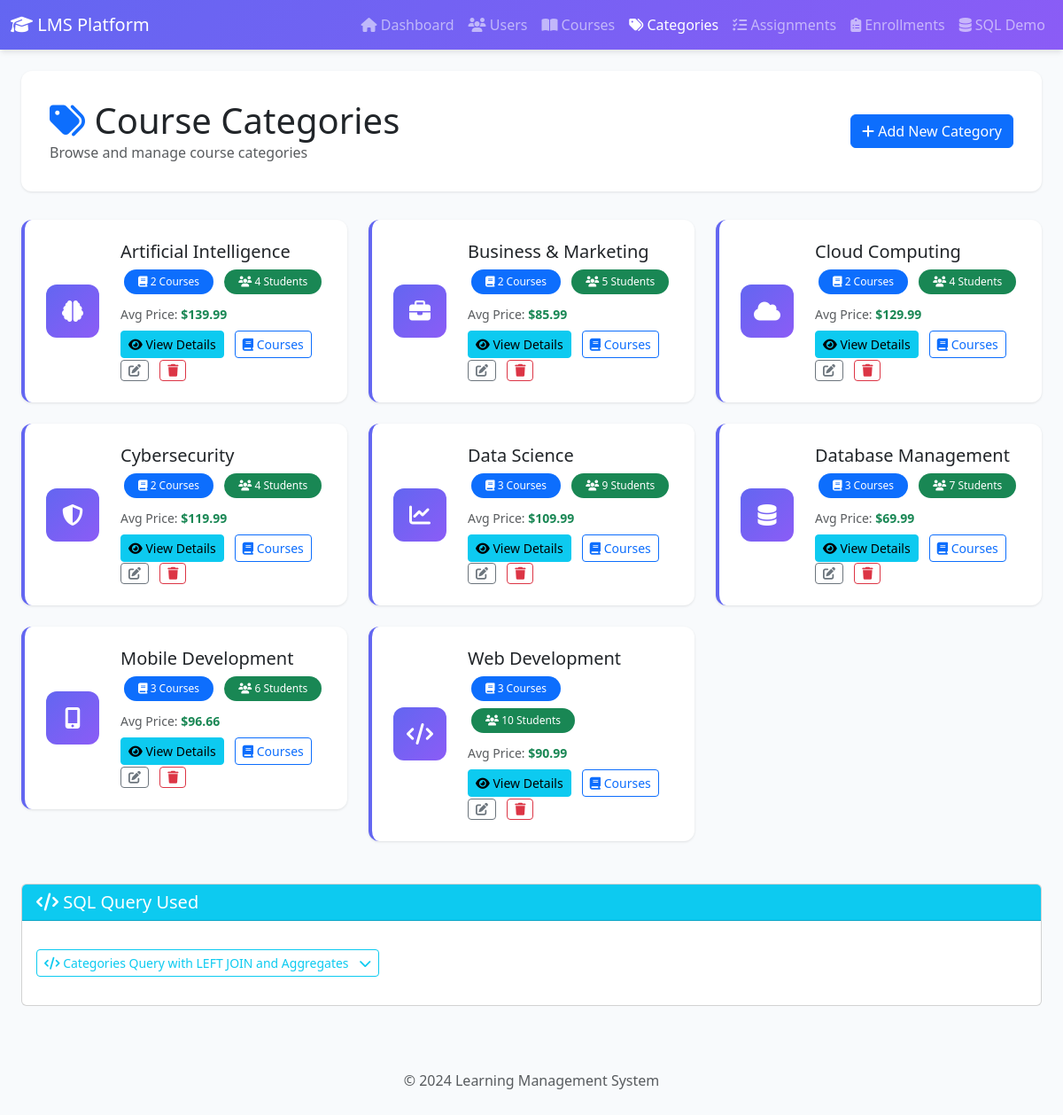
/categories.php, run on the app's committed database.
### tables this page shows
CREATE TABLE course_categories (
    category_id INT PRIMARY KEY AUTO_INCREMENT,
    name VARCHAR(100) UNIQUE NOT NULL,
    INDEX idx_name (name)
);

### categories.php (the view, shortened to what this page needs)
<?php
require_once 'includes/sql_display.php';
$database = new Database();
$conn = $database->getConnection();
$stmt = $conn->query("
    SELECT
        cc.category_id,
        cc.name,
        COUNT(DISTINCT c.course_id) as total_courses,
        COUNT(DISTINCT e.enrollment_id) as total_enrollments,
        AVG(c.price) as avg_price
    FROM course_categories cc
    LEFT JOIN courses c ON cc.category_id = c.category_id
    LEFT JOIN enrollments e ON c.course_id = e.course_id
    GROUP BY cc.category_id
    ORDER BY cc.name
");
$categories = $stmt->fetchAll();
?>
<!DOCTYPE html>
<html lang="en">
<head>
    <link href="https://cdn.jsdelivr.net/npm/bootstrap@5.3.0/dist/css/bootstrap.min.css" rel="stylesheet">
    <link href="https://cdnjs.cloudflare.com/ajax/libs/font-awesome/6.4.0/css/all.min.css" rel="stylesheet">
</head>
<body>
    <nav class="navbar navbar-expand-lg navbar-dark">
        <div class="container-fluid">
            <a class="navbar-brand" href="index.php">
                <i class="fas fa-graduation-cap"></i> LMS Platform
            </a>
            <div class="collapse navbar-collapse" id="navbarNav">
                <ul class="navbar-nav ms-auto">
                    <li class="nav-item">
                        <a class="nav-link" href="index.php"><i class="fas fa-home"></i> Dashboard</a>
                    </li>
                    <li class="nav-item">
                        <a class="nav-link" href="users.php"><i class="fas fa-users"></i> Users</a>
                    </li>
                    <li class="nav-item">
                        <a class="nav-link" href="courses.php"><i class="fas fa-book-open"></i> Courses</a>
                    </li>
                    <li class="nav-item">
                        <a class="nav-link active" href="categories.php"><i class="fas fa-tags"></i> Categories</a>
                    </li>
                    <li class="nav-item">
                        <a class="nav-link" href="assignments.php"><i class="fas fa-tasks"></i> Assignments</a>
                    </li>
                    <li class="nav-item">
                        <a class="nav-link" href="enrollments.php"><i class="fas fa-clipboard-list"></i> Enrollments</a>
                    </li>
                    <li class="nav-item">
                        <a class="nav-link" href="sql_operations.php"><i class="fas fa-database"></i> SQL Demo</a>
                    </li>
                </ul>
            </div>
        </div>
    </nav>
    <div class="container-fluid mt-4 px-4">
        <div class="page-header">
            <div class="row align-items-center">
                <div class="col-md-6">
                    <h1 class="mb-0"><i class="fas fa-tags text-primary"></i> Course Categories</h1>
                    <p class="text-muted mb-0">Browse and manage course categories</p>
                </div>
                <div class="col-md-6 text-end">
                    <a href="add_category.php" class="btn btn-primary">
                        <i class="fas fa-plus"></i> Add New Category
                    </a>
                </div>
            </div>
        </div>
        <div class="row">
            <?php
            $icons = [
                'Web Development' => 'code',
                'Data Science' => 'chart-line',
                'Mobile Development' => 'mobile-alt',
                'Database Management' => 'database',
                'Cybersecurity' => 'shield-alt',
                'Cloud Computing' => 'cloud',
                'Artificial Intelligence' => 'brain',
                'Business & Marketing' => 'briefcase'
            ];
            foreach ($categories as $category):
                $icon = $icons[$category['name']] ?? 'folder';
                ?>
                <div class="col-md-6 col-lg-4">
                    <div class="category-card">
                        <div class="row align-items-center">
                            <div class="col-auto">
                                <div class="category-icon">
                                    <i class="fas fa-<?php echo $icon; ?>"></i>
                                </div>
                            </div>
                            <div class="col">
                                <h5 class="mb-1"><?php echo htmlspecialchars($category['name']); ?></h5>
                                <div class="mb-2">
                                    <span class="badge bg-primary stat-badge">
                                        <i class="fas fa-book"></i> <?php echo $category['total_courses']; ?> Courses
                                    </span>
                                    <span class="badge bg-success stat-badge">
                                        <i class="fas fa-users"></i> <?php echo $category['total_enrollments']; ?> Students
                                    </span>
                                </div>
                                <?php if ($category['avg_price']): ?>
                                    <p class="mb-2 text-muted">
                                        <small>Avg Price: <strong
                                                class="text-success">$<?php echo number_format($category['avg_price'], 2); ?></strong></small>
                                    </p>
                                <?php endif; ?>
                                <div class="mt-2">
                                    <a href="view_category.php?id=<?php echo $category['category_id']; ?>"
                                        class="btn btn-sm btn-info me-2">
                                        <i class="fas fa-eye"></i> View Details
                                    </a>
                                    <a href="courses.php?category=<?php echo $category['category_id']; ?>"
                                        class="btn btn-sm btn-outline-primary me-2">
                                        <i class="fas fa-book"></i> Courses
                                    </a>
                                    <a href="edit_category.php?id=<?php echo $category['category_id']; ?>"
                                        class="btn btn-sm btn-outline-secondary me-2">
                                        <i class="fas fa-edit"></i>
                                    </a>
                                    <a href="delete_category.php?id=<?php echo $category['category_id']; ?>"
                                        class="btn btn-sm btn-outline-danger"
                                        onclick="return confirm('Are you sure? This will affect all courses in this category.')">
                                        <i class="fas fa-trash"></i>
                                    </a>
                                </div>
                            </div>
                        </div>
                    </div>
                </div>
            <?php endforeach; ?>
        </div>
        <div class="card mt-4 mb-4">
            <div class="card-header bg-info text-white">
                <h5 class="mb-0"><i class="fas fa-code"></i> SQL Query Used</h5>
            </div>
            <div class="card-body">
            </div>
        </div>
    </div>
    <footer class="text-center text-muted py-4 mt-5">
        <p>&copy; 2024 Learning Management System</p>
    </footer>
</body>
</html>

### categories.php (style rules this page uses)
:root { --primary-color: #6366f1; --secondary-color: #8b5cf6; }
body { background-color: #f8fafc; font-family: 'Segoe UI', Tahoma, Geneva, Verdana, sans-serif; }
.navbar { background: linear-gradient(135deg, var(--primary-color) 0%, var(--secondary-color) 100%); box-shadow: 0 4px 6px -1px rgba(0, 0, 0, 0.1); }
.page-header { background: white; padding: 2rem; border-radius: 12px; box-shadow: 0 1px 3px rgba(0, 0, 0, 0.1); margin-bottom: 2rem; }
.category-card { background: white; border-radius: 12px; box-shadow: 0 1px 3px rgba(0, 0, 0, 0.1); padding: 1.5rem; margin-bottom: 1.5rem; transition: all 0.3s ease; border-left: 4px solid var(--primary-color); }
.category-icon { width: 60px; height: 60px; border-radius: 12px; background: linear-gradient(135deg, var(--primary-color) 0%, var(--secondary-color) 100%); display: flex; align-items: center; justify-content: center; font-size: 1.5rem; color: white; }
.stat-badge { padding: 0.5rem 1rem; border-radius: 20px; font-weight: 500; margin: 0.25rem; }

### data on the page
course_categories: name "Artificial Intelligence", total_courses "2", total_enrollments "4", avg_price "139.99"
course_categories: name "Business & Marketing", total_courses "2", total_enrollments "5", avg_price "85.99"
course_categories: name "Cloud Computing", total_courses "2", total_enrollments "4", avg_price "129.99"
course_categories: name "Cybersecurity", total_courses "2", total_enrollments "4", avg_price "119.99"
course_categories: name "Data Science", total_courses "3", total_enrollments "9", avg_price "109.99"
course_categories: name "Database Management", total_courses "3", total_enrollments "7", avg_price "69.99"
course_categories: name "Mobile Development", total_courses "3", total_enrollments "6", avg_price "96.66"
course_categories: name "Web Development", total_courses "3", total_enrollments "10", avg_price "90.99"

### other printed values
$title "Categories Query with LEFT JOIN and Aggregates"
